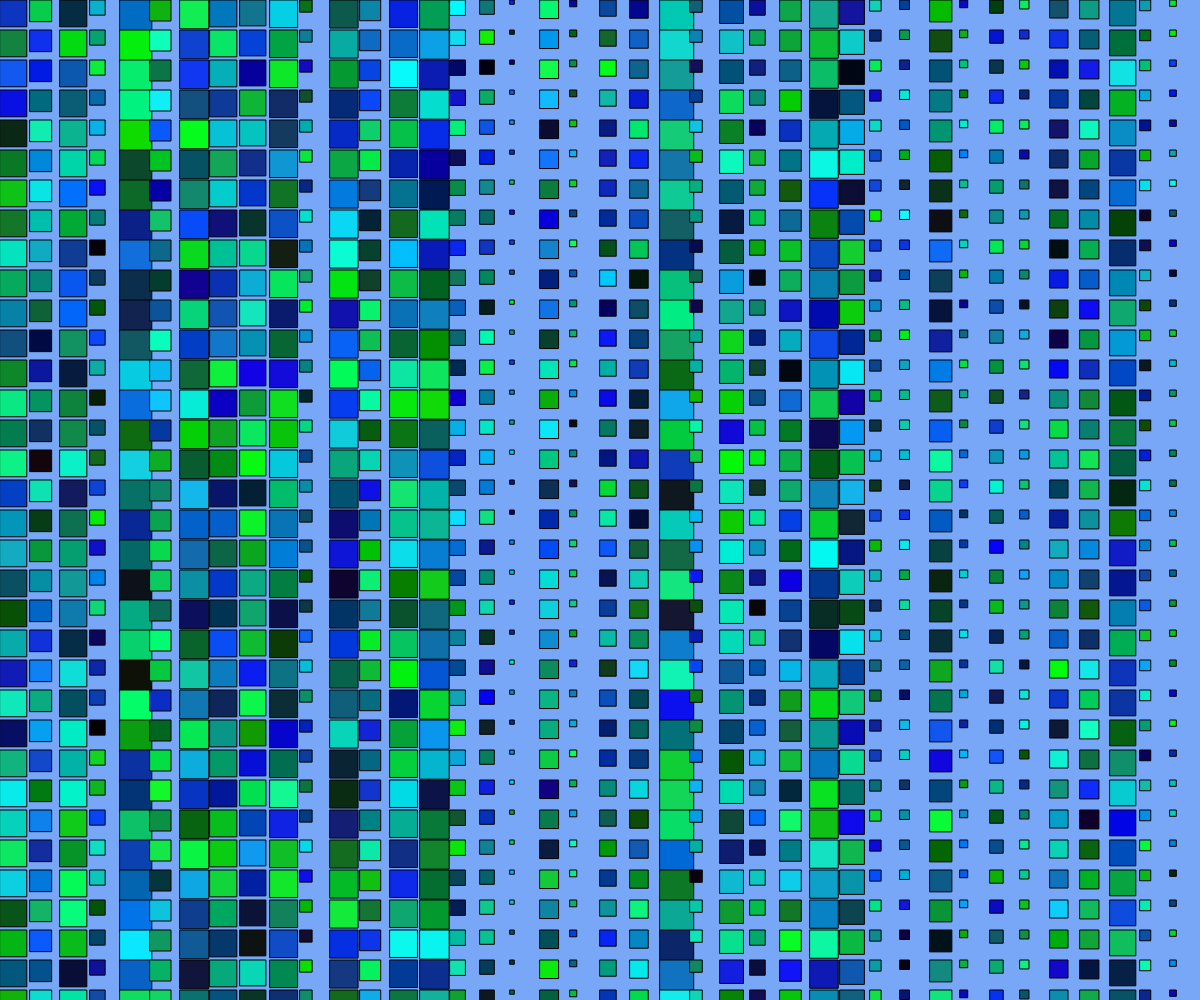
Frame 1 (no input)
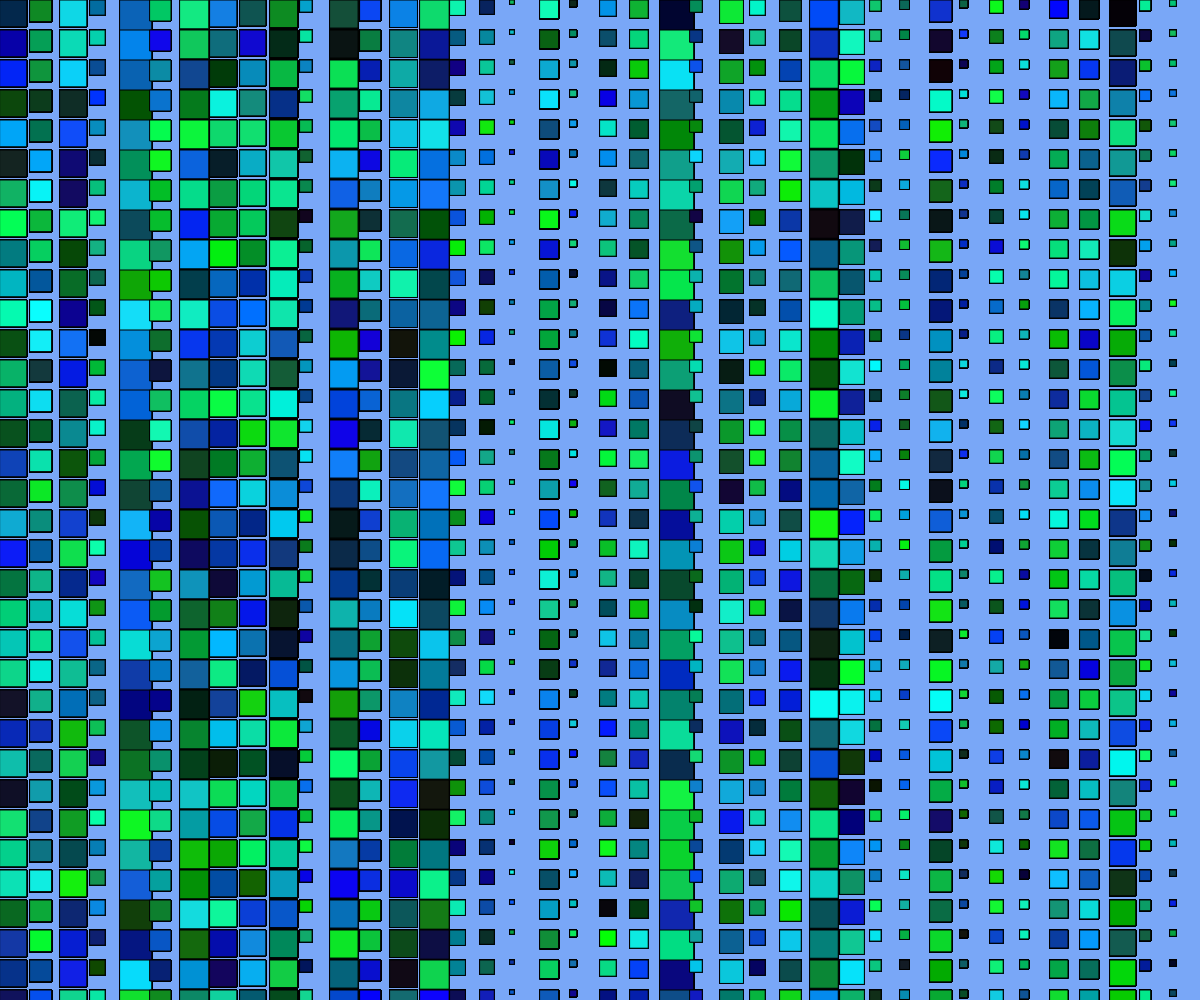
Frame 60 (no input)
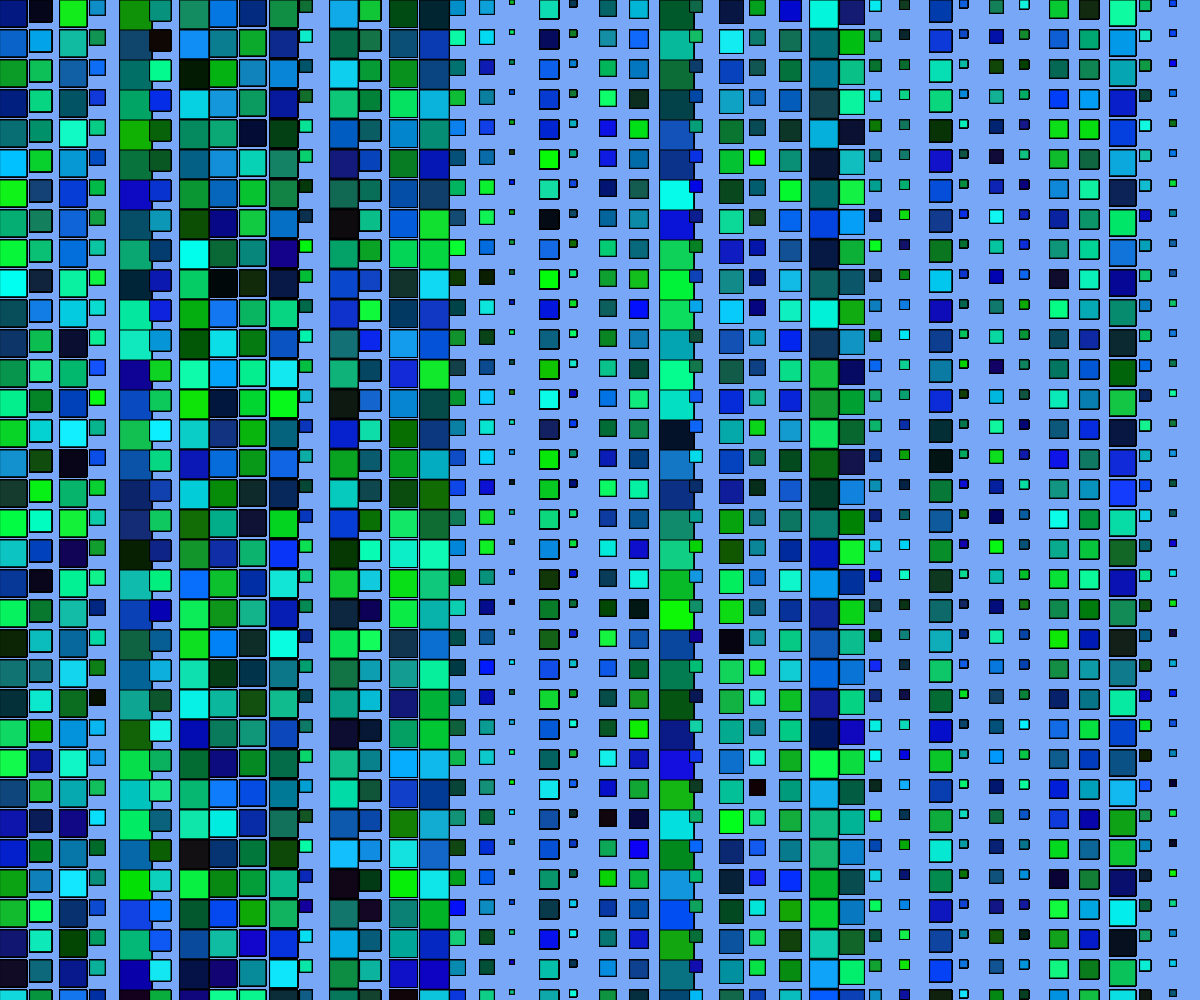
Frame 120 (the mouse pressed at the canvas centre since frame 60)

The p5.js sketch that drew these frames (run headless with seeded random() and noise() and a simulated clock; from frame 60 on, the mouse is pressed at the canvas centre):

// p5.js sketch
// ── sketch.js
let offset=0.0
let rcol;
let bcol;
let gcol;

function setup() {
    createCanvas(windowWidth, windowHeight);
    background(121,167,247);
  // noStroke();
    //noLoop();
}


function draw() {
  // varied square sizes across the whole page.///

    let n;
  for (let y = 0; y < height; y += 30) {
    for (let x = 0; x < width; x += 30) {

  n = noise(x);
  let diameter = n * 40;

rcol = random(0,20)
gcol = random(0,255)
bcol =random(0,255)

fill(rcol, gcol, bcol)
rect(x, y, diameter, diameter);
 }
}




}
